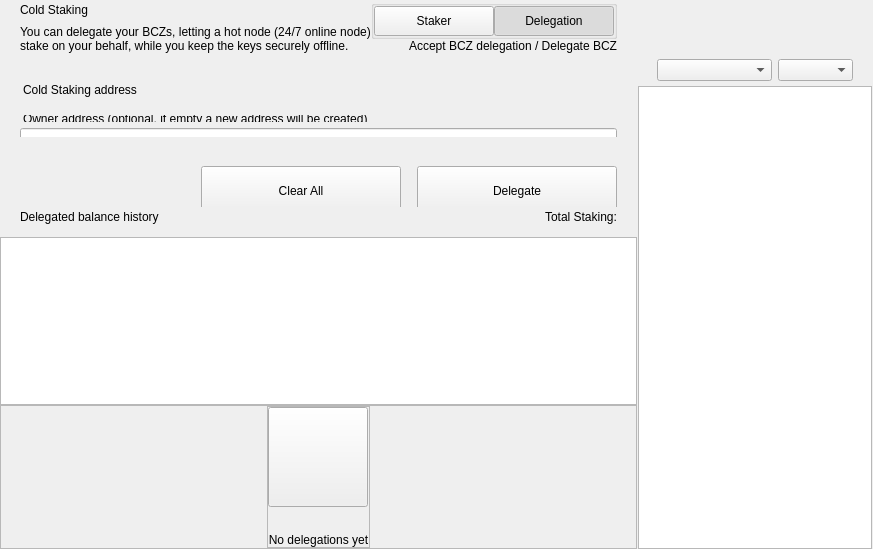
<?xml version="1.0" encoding="UTF-8"?>
<ui version="4.0">
 <class>ColdStakingWidget</class>
 <widget class="QWidget" name="ColdStakingWidget">
  <property name="geometry">
   <rect>
    <x>0</x>
    <y>0</y>
    <width>629</width>
    <height>549</height>
   </rect>
  </property>
  <property name="windowTitle">
   <string>Form</string>
  </property>
  <layout class="QHBoxLayout" name="horizontalLayout_1" stretch="2,1">
   <property name="spacing">
    <number>0</number>
   </property>
   <property name="leftMargin">
    <number>0</number>
   </property>
   <property name="topMargin">
    <number>0</number>
   </property>
   <property name="rightMargin">
    <number>0</number>
   </property>
   <property name="bottomMargin">
    <number>0</number>
   </property>
   <item>
    <widget class="QWidget" name="left" native="true">
     <layout class="QVBoxLayout" name="verticalLayout_3">
      <property name="leftMargin">
       <number>0</number>
      </property>
      <property name="topMargin">
       <number>0</number>
      </property>
      <property name="rightMargin">
       <number>0</number>
      </property>
      <property name="bottomMargin">
       <number>0</number>
      </property>
      <item>
       <layout class="QVBoxLayout" name="verticalLayout_2">
        <property name="spacing">
         <number>0</number>
        </property>
        <item>
         <layout class="QVBoxLayout" name="verticalLayoutTop">
          <property name="spacing">
           <number>0</number>
          </property>
          <property name="leftMargin">
           <number>0</number>
          </property>
          <property name="rightMargin">
           <number>0</number>
          </property>
          <item>
           <widget class="QWidget" name="containerTitle" native="true">
            <property name="sizePolicy">
             <sizepolicy hsizetype="Preferred" vsizetype="Minimum">
              <horstretch>0</horstretch>
              <verstretch>0</verstretch>
             </sizepolicy>
            </property>
            <property name="maximumSize">
             <size>
              <width>16777215</width>
              <height>100</height>
             </size>
            </property>
            <layout class="QHBoxLayout" name="containerTitleLayout">
             <property name="spacing">
              <number>0</number>
             </property>
             <property name="leftMargin">
              <number>20</number>
             </property>
             <property name="topMargin">
              <number>0</number>
             </property>
             <property name="rightMargin">
              <number>20</number>
             </property>
             <property name="bottomMargin">
              <number>0</number>
             </property>
             <item>
              <layout class="QVBoxLayout" name="verticalLayout11">
               <property name="spacing">
                <number>5</number>
               </property>
               <item>
                <widget class="QLabel" name="labelTitle">
                 <property name="text">
                  <string>Cold Staking</string>
                 </property>
                </widget>
               </item>
               <item>
                <widget class="QLabel" name="labelSubtitle1">
                 <property name="maximumSize">
                  <size>
                   <width>16777215</width>
                   <height>16777215</height>
                  </size>
                 </property>
                 <property name="text">
                  <string>You can delegate your BCZs, letting a hot node (24/7 online node)
stake on your behalf, while you keep the keys securely offline.</string>
                 </property>
                </widget>
               </item>
              </layout>
             </item>
             <item>
              <spacer name="horizontalSpacer">
               <property name="orientation">
                <enum>Qt::Horizontal</enum>
               </property>
               <property name="sizeHint" stdset="0">
                <size>
                 <width>40</width>
                 <height>20</height>
                </size>
               </property>
              </spacer>
             </item>
             <item>
              <widget class="QWidget" name="containerViewPrivacyChecks" native="true">
               <layout class="QVBoxLayout" name="containerPrivacyChecks">
                <property name="spacing">
                 <number>0</number>
                </property>
                <property name="leftMargin">
                 <number>0</number>
                </property>
                <property name="topMargin">
                 <number>0</number>
                </property>
                <property name="rightMargin">
                 <number>0</number>
                </property>
                <property name="bottomMargin">
                 <number>0</number>
                </property>
                <item alignment="Qt::AlignHCenter|Qt::AlignVCenter">
                 <widget class="QGroupBox" name="groupBox">
                  <property name="title">
                   <string/>
                  </property>
                  <layout class="QHBoxLayout" name="horizontalLayout_2_1">
                   <property name="spacing">
                    <number>0</number>
                   </property>
                   <property name="leftMargin">
                    <number>0</number>
                   </property>
                   <property name="topMargin">
                    <number>0</number>
                   </property>
                   <property name="rightMargin">
                    <number>0</number>
                   </property>
                   <property name="bottomMargin">
                    <number>0</number>
                   </property>
                   <item>
                    <widget class="QPushButton" name="pushLeft">
                     <property name="minimumSize">
                      <size>
                       <width>120</width>
                       <height>30</height>
                      </size>
                     </property>
                     <property name="maximumSize">
                      <size>
                       <width>120</width>
                       <height>30</height>
                      </size>
                     </property>
                     <property name="focusPolicy">
                      <enum>Qt::NoFocus</enum>
                     </property>
                     <property name="text">
                      <string>Staker</string>
                     </property>
                     <property name="checkable">
                      <bool>true</bool>
                     </property>
                     <property name="autoExclusive">
                      <bool>true</bool>
                     </property>
                    </widget>
                   </item>
                   <item>
                    <widget class="QPushButton" name="pushRight">
                     <property name="minimumSize">
                      <size>
                       <width>120</width>
                       <height>30</height>
                      </size>
                     </property>
                     <property name="maximumSize">
                      <size>
                       <width>120</width>
                       <height>30</height>
                      </size>
                     </property>
                     <property name="focusPolicy">
                      <enum>Qt::NoFocus</enum>
                     </property>
                     <property name="text">
                      <string>Delegation</string>
                     </property>
                     <property name="checkable">
                      <bool>true</bool>
                     </property>
                     <property name="checked">
                      <bool>true</bool>
                     </property>
                     <property name="autoExclusive">
                      <bool>true</bool>
                     </property>
                    </widget>
                   </item>
                  </layout>
                 </widget>
                </item>
                <item alignment="Qt::AlignTop">
                 <widget class="QLabel" name="labelSubtitle2">
                  <property name="text">
                   <string>Accept BCZ delegation / Delegate BCZ</string>
                  </property>
                  <property name="alignment">
                   <set>Qt::AlignRight|Qt::AlignTrailing|Qt::AlignVCenter</set>
                  </property>
                 </widget>
                </item>
               </layout>
              </widget>
             </item>
            </layout>
           </widget>
          </item>
          <item>
           <spacer name="verticalSpacer_2">
            <property name="orientation">
             <enum>Qt::Vertical</enum>
            </property>
            <property name="sizeType">
             <enum>QSizePolicy::Fixed</enum>
            </property>
            <property name="sizeHint" stdset="0">
             <size>
              <width>20</width>
              <height>30</height>
             </size>
            </property>
           </spacer>
          </item>
          <item>
           <widget class="QWidget" name="containerSend" native="true">
            <property name="minimumSize">
             <size>
              <width>0</width>
              <height>50</height>
             </size>
            </property>
            <layout class="QVBoxLayout" name="containerSendRow">
             <property name="spacing">
              <number>6</number>
             </property>
             <property name="leftMargin">
              <number>0</number>
             </property>
             <property name="topMargin">
              <number>0</number>
             </property>
             <property name="rightMargin">
              <number>0</number>
             </property>
             <property name="bottomMargin">
              <number>0</number>
             </property>
             <item>
              <widget class="QLabel" name="labelEditTitle">
               <property name="maximumSize">
                <size>
                 <width>16777215</width>
                 <height>30</height>
                </size>
               </property>
               <property name="styleSheet">
                <string notr="true">padding-left:20px; padding-bottom:3px;</string>
               </property>
               <property name="text">
                <string>Cold Staking address</string>
               </property>
              </widget>
             </item>
             <item>
              <spacer name="verticalSpacer_6">
               <property name="orientation">
                <enum>Qt::Vertical</enum>
               </property>
               <property name="sizeType">
                <enum>QSizePolicy::Fixed</enum>
               </property>
               <property name="sizeHint" stdset="0">
                <size>
                 <width>20</width>
                 <height>9</height>
                </size>
               </property>
              </spacer>
             </item>
             <item>
              <widget class="QWidget" name="containerOwner" native="true">
               <layout class="QVBoxLayout" name="vContainerOwner">
                <property name="spacing">
                 <number>4</number>
                </property>
                <property name="leftMargin">
                 <number>20</number>
                </property>
                <property name="topMargin">
                 <number>0</number>
                </property>
                <property name="rightMargin">
                 <number>20</number>
                </property>
                <property name="bottomMargin">
                 <number>0</number>
                </property>
                <item>
                 <widget class="QLabel" name="labelSubtitleDescription">
                  <property name="maximumSize">
                   <size>
                    <width>16777215</width>
                    <height>20</height>
                   </size>
                  </property>
                  <property name="styleSheet">
                   <string notr="true">margin-bottom:2px;
                   margin-left:0.05px;
                   padding:0px;</string>
                  </property>
                  <property name="text">
                   <string>Owner address (optional, if empty a new address will be created)</string>
                  </property>
                 </widget>
                </item>
                <item>
                 <widget class="QLineEdit" name="lineEditOwnerAddress">
                  <property name="minimumSize">
                   <size>
                    <width>0</width>
                    <height>50</height>
                   </size>
                  </property>
                  <property name="maximumSize">
                   <size>
                    <width>16777215</width>
                    <height>50</height>
                   </size>
                  </property>
                  <property name="styleSheet">
                   <string notr="true"/>
                  </property>
                  <property name="placeholderText">
                   <string>Enter owner address</string>
                  </property>
                 </widget>
                </item>
               </layout>
              </widget>
             </item>
            </layout>
           </widget>
          </item>
         </layout>
        </item>
        <item>
         <spacer name="verticalSpacer_3">
          <property name="orientation">
           <enum>Qt::Vertical</enum>
          </property>
          <property name="sizeType">
           <enum>QSizePolicy::Minimum</enum>
          </property>
          <property name="sizeHint" stdset="0">
           <size>
            <width>20</width>
            <height>20</height>
           </size>
          </property>
         </spacer>
        </item>
        <item>
         <widget class="QWidget" name="containerBtn" native="true">
          <property name="minimumSize">
           <size>
            <width>0</width>
            <height>50</height>
           </size>
          </property>
          <layout class="QHBoxLayout" name="horizontalLayout">
           <property name="rightMargin">
            <number>20</number>
           </property>
           <item>
            <spacer name="horizontalSpacer_2">
             <property name="orientation">
              <enum>Qt::Horizontal</enum>
             </property>
             <property name="sizeHint" stdset="0">
              <size>
               <width>200</width>
               <height>20</height>
              </size>
             </property>
            </spacer>
           </item>
           <item>
            <layout class="QHBoxLayout" name="horizontalLayout_7">
             <item>
              <spacer name="horizontalSpacer_3">
               <property name="orientation">
                <enum>Qt::Horizontal</enum>
               </property>
               <property name="sizeType">
                <enum>QSizePolicy::Expanding</enum>
               </property>
               <property name="sizeHint" stdset="0">
                <size>
                 <width>40</width>
                 <height>20</height>
                </size>
               </property>
              </spacer>
             </item>
             <item>
              <widget class="QPushButton" name="pushButtonClear">
               <property name="minimumSize">
                <size>
                 <width>200</width>
                 <height>50</height>
                </size>
               </property>
               <property name="focusPolicy">
                <enum>Qt::NoFocus</enum>
               </property>
               <property name="text">
                <string>Clear All</string>
               </property>
              </widget>
             </item>
             <item>
              <spacer name="horizontalSpacer_4">
               <property name="orientation">
                <enum>Qt::Horizontal</enum>
               </property>
               <property name="sizeType">
                <enum>QSizePolicy::Fixed</enum>
               </property>
               <property name="sizeHint" stdset="0">
                <size>
                 <width>10</width>
                 <height>20</height>
                </size>
               </property>
              </spacer>
             </item>
             <item>
              <widget class="QPushButton" name="pushButtonSend">
               <property name="minimumSize">
                <size>
                 <width>200</width>
                 <height>50</height>
                </size>
               </property>
               <property name="maximumSize">
                <size>
                 <width>200</width>
                 <height>50</height>
                </size>
               </property>
               <property name="focusPolicy">
                <enum>Qt::NoFocus</enum>
               </property>
               <property name="text">
                <string>Delegate</string>
               </property>
              </widget>
             </item>
            </layout>
           </item>
          </layout>
         </widget>
        </item>
        <item>
         <widget class="QWidget" name="containerHistoryLabel" native="true">
          <layout class="QHBoxLayout" name="horizontalLayout_4">
           <property name="spacing">
            <number>0</number>
           </property>
           <property name="leftMargin">
            <number>20</number>
           </property>
           <property name="topMargin">
            <number>0</number>
           </property>
           <property name="rightMargin">
            <number>20</number>
           </property>
           <property name="bottomMargin">
            <number>0</number>
           </property>
           <item>
            <widget class="QWidget" name="verticalWidget" native="true">
             <property name="minimumSize">
              <size>
               <width>100</width>
               <height>0</height>
              </size>
             </property>
             <layout class="QVBoxLayout" name="verticalLayout_58">
              <property name="leftMargin">
               <number>0</number>
              </property>
              <property name="topMargin">
               <number>0</number>
              </property>
              <property name="rightMargin">
               <number>0</number>
              </property>
              <property name="bottomMargin">
               <number>0</number>
              </property>
              <item>
               <widget class="QLabel" name="labelListHistory">
                <property name="text">
                 <string>Delegated balance history</string>
                </property>
               </widget>
              </item>
             </layout>
            </widget>
           </item>
           <item>
            <spacer name="horizontalSpacer_5">
             <property name="orientation">
              <enum>Qt::Horizontal</enum>
             </property>
             <property name="sizeHint" stdset="0">
              <size>
               <width>40</width>
               <height>20</height>
              </size>
             </property>
            </spacer>
           </item>
           <item>
            <widget class="QLabel" name="labelStakingTotal">
             <property name="text">
              <string>Total Staking:</string>
             </property>
            </widget>
           </item>
          </layout>
         </widget>
        </item>
        <item>
         <layout class="QVBoxLayout" name="verticalLayout_64">
          <property name="spacing">
           <number>0</number>
          </property>
          <item>
           <spacer name="verticalSpacer_44">
            <property name="orientation">
             <enum>Qt::Vertical</enum>
            </property>
            <property name="sizeType">
             <enum>QSizePolicy::Fixed</enum>
            </property>
            <property name="sizeHint" stdset="0">
             <size>
              <width>20</width>
              <height>10</height>
             </size>
            </property>
           </spacer>
          </item>
          <item>
           <widget class="QListView" name="listView">
            <property name="enabled">
             <bool>true</bool>
            </property>
            <property name="mouseTracking">
             <bool>true</bool>
            </property>
           </widget>
          </item>
          <item>
           <widget class="QFrame" name="emptyContainer">
            <property name="minimumSize">
             <size>
              <width>0</width>
              <height>100</height>
             </size>
            </property>
            <property name="frameShape">
             <enum>QFrame::StyledPanel</enum>
            </property>
            <property name="frameShadow">
             <enum>QFrame::Raised</enum>
            </property>
            <layout class="QVBoxLayout" name="verticalLayout_71" stretch="1,8">
             <property name="spacing">
              <number>0</number>
             </property>
             <property name="leftMargin">
              <number>0</number>
             </property>
             <property name="topMargin">
              <number>0</number>
             </property>
             <property name="rightMargin">
              <number>0</number>
             </property>
             <property name="bottomMargin">
              <number>0</number>
             </property>
             <item>
              <spacer name="verticalSpacer">
               <property name="orientation">
                <enum>Qt::Vertical</enum>
               </property>
               <property name="sizeHint" stdset="0">
                <size>
                 <width>20</width>
                 <height>20</height>
                </size>
               </property>
              </spacer>
             </item>
             <item alignment="Qt::AlignHCenter|Qt::AlignVCenter">
              <widget class="QFrame" name="emptyScreen">
               <property name="sizePolicy">
                <sizepolicy hsizetype="Expanding" vsizetype="Expanding">
                 <horstretch>0</horstretch>
                 <verstretch>0</verstretch>
                </sizepolicy>
               </property>
               <property name="frameShape">
                <enum>QFrame::StyledPanel</enum>
               </property>
               <property name="frameShadow">
                <enum>QFrame::Raised</enum>
               </property>
               <layout class="QVBoxLayout" name="verticalLayout">
                <property name="spacing">
                 <number>30</number>
                </property>
                <property name="leftMargin">
                 <number>0</number>
                </property>
                <property name="topMargin">
                 <number>0</number>
                </property>
                <property name="rightMargin">
                 <number>0</number>
                </property>
                <property name="bottomMargin">
                 <number>0</number>
                </property>
                <item alignment="Qt::AlignHCenter|Qt::AlignVCenter">
                 <widget class="QPushButton" name="pushImgEmpty">
                  <property name="minimumSize">
                   <size>
                    <width>100</width>
                    <height>100</height>
                   </size>
                  </property>
                  <property name="maximumSize">
                   <size>
                    <width>100</width>
                    <height>100</height>
                   </size>
                  </property>
                  <property name="focusPolicy">
                   <enum>Qt::NoFocus</enum>
                  </property>
                  <property name="text">
                   <string/>
                  </property>
                  <property name="iconSize">
                   <size>
                    <width>100</width>
                    <height>100</height>
                   </size>
                  </property>
                 </widget>
                </item>
                <item alignment="Qt::AlignHCenter|Qt::AlignVCenter">
                 <widget class="QLabel" name="labelEmpty">
                  <property name="styleSheet">
                   <string notr="true"/>
                  </property>
                  <property name="text">
                   <string>No delegations yet</string>
                  </property>
                  <property name="alignment">
                   <set>Qt::AlignCenter</set>
                  </property>
                 </widget>
                </item>
               </layout>
              </widget>
             </item>
            </layout>
           </widget>
          </item>
         </layout>
        </item>
       </layout>
      </item>
     </layout>
    </widget>
   </item>
   <item>
    <widget class="QWidget" name="right" native="true">
     <layout class="QVBoxLayout" name="rightContainer">
      <property name="spacing">
       <number>0</number>
      </property>
      <property name="leftMargin">
       <number>1</number>
      </property>
      <property name="topMargin">
       <number>0</number>
      </property>
      <property name="rightMargin">
       <number>1</number>
      </property>
      <property name="bottomMargin">
       <number>0</number>
      </property>
      <item>
       <widget class="QWidget" name="containerRightButtons" native="true">
        <property name="minimumSize">
         <size>
          <width>0</width>
          <height>50</height>
         </size>
        </property>
        <layout class="QVBoxLayout" name="verticalLayout_4">
         <property name="leftMargin">
          <number>19</number>
         </property>
         <property name="topMargin">
          <number>0</number>
         </property>
         <property name="rightMargin">
          <number>19</number>
         </property>
         <property name="bottomMargin">
          <number>0</number>
         </property>
         <item>
          <widget class="OptionButton" name="btnCoinControl" native="true">
           <property name="minimumSize">
            <size>
             <width>0</width>
             <height>0</height>
            </size>
           </property>
          </widget>
         </item>
         <item>
          <widget class="OptionButton" name="btnColdStaking" native="true"/>
         </item>
         <item>
          <widget class="OptionButton" name="btnMyStakingAddresses" native="true">
           <property name="sizePolicy">
            <sizepolicy hsizetype="Preferred" vsizetype="Minimum">
             <horstretch>0</horstretch>
             <verstretch>0</verstretch>
            </sizepolicy>
           </property>
          </widget>
         </item>
        </layout>
       </widget>
      </item>
      <item>
       <widget class="QWidget" name="sortWidget" native="true">
        <layout class="QHBoxLayout" name="horizontalLayout_6">
         <property name="leftMargin">
          <number>19</number>
         </property>
         <property name="rightMargin">
          <number>19</number>
         </property>
         <property name="bottomMargin">
          <number>5</number>
         </property>
         <item>
          <spacer name="horizontalSpacer_6">
           <property name="orientation">
            <enum>Qt::Horizontal</enum>
           </property>
           <property name="sizeHint" stdset="0">
            <size>
             <width>40</width>
             <height>20</height>
            </size>
           </property>
          </spacer>
         </item>
         <item>
          <widget class="QComboBox" name="comboBoxSort">
           <property name="sizePolicy">
            <sizepolicy hsizetype="Preferred" vsizetype="Fixed">
             <horstretch>0</horstretch>
             <verstretch>0</verstretch>
            </sizepolicy>
           </property>
           <property name="minimumSize">
            <size>
             <width>115</width>
             <height>0</height>
            </size>
           </property>
          </widget>
         </item>
         <item>
          <widget class="QComboBox" name="comboBoxSortOrder">
           <property name="sizePolicy">
            <sizepolicy hsizetype="Preferred" vsizetype="Fixed">
             <horstretch>0</horstretch>
             <verstretch>0</verstretch>
            </sizepolicy>
           </property>
           <property name="minimumSize">
            <size>
             <width>75</width>
             <height>0</height>
            </size>
           </property>
          </widget>
         </item>
        </layout>
       </widget>
      </item>
      <item>
       <widget class="QListView" name="listViewStakingAddress">
        <property name="enabled">
         <bool>true</bool>
        </property>
        <property name="mouseTracking">
         <bool>true</bool>
        </property>
       </widget>
      </item>
     </layout>
    </widget>
   </item>
  </layout>
 </widget>
 <customwidgets>
  <customwidget>
   <class>OptionButton</class>
   <extends>QWidget</extends>
   <header>qt/bcz/optionbutton.h</header>
   <container>1</container>
  </customwidget>
 </customwidgets>
 <resources/>
 <connections/>
</ui>
